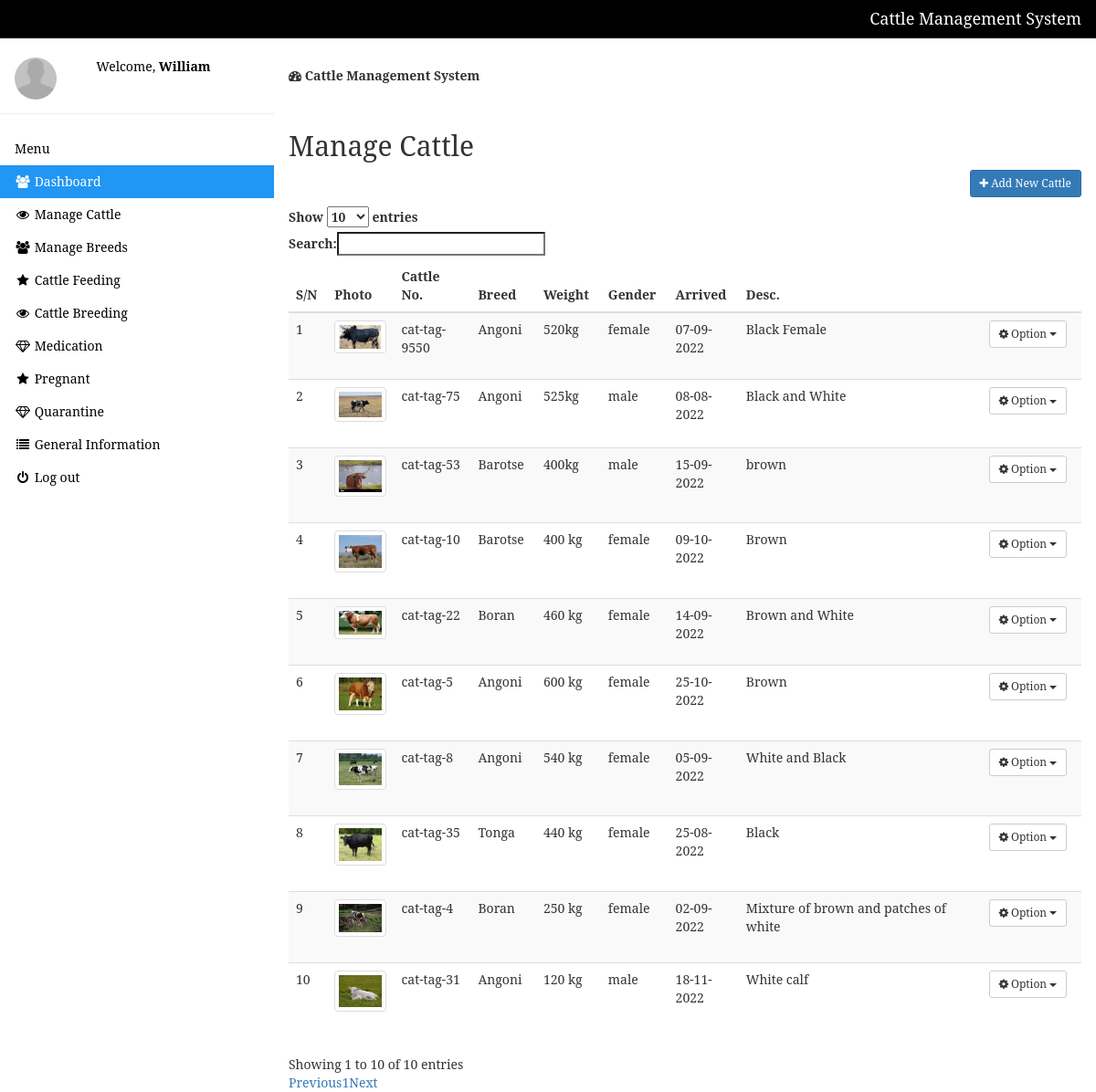
The page /manage-cattle.php (signed in) on the database its author committed.
### tables this page shows
CREATE TABLE `cattles` (
  `id` int NOT NULL,
  `cattleno` varchar(255) NOT NULL,
  `breed_id` int NOT NULL,
  `weight` varchar(10) NOT NULL,
  `img` varchar(255) NOT NULL,
  `gender` varchar(10) NOT NULL,
  `arrived` varchar(10) NOT NULL,
  `remark` text NOT NULL,
  `health_status` varchar(50) NOT NULL
);

CREATE TABLE `breed` (
  `id` int NOT NULL,
  `name` varchar(255) NOT NULL
);

### manage-cattle.php (the view, shortened to what this page needs)
<?php include 'setting/system.php'; ?>
<?php include 'theme/head.php'; ?>
<?php include 'theme/sidebar.php'; ?>
<div class="w3-main" style="margin-left:300px;margin-top:43px;">
  <header class="w3-container" style="padding-top:22px">
    <h5><b><i class="fa fa-dashboard"></i> Cattle Management System</b></h5>
  </header>
 <div class="w3-container" style="padding-top:22px">
 <div class="w3-row">
 	<h2>Manage Cattle</h2>
  <a href="add-cattle.php" class="btn btn-sm btn-primary pull-right"><i class="fa fa-plus"></i> Add New Cattle</a><br><br>
 <div class="table-responsive">
 	<table class="table table-hover table-striped" id="table">
 		<thead>
 			<tr>
 				<th>S/N</th>
        <th>Photo</th>
 				<th>Cattle No.</th>
 				<th>Breed</th>
 				<th>Weight</th>
 				<th>Gender</th>
 				<th>Arrived</th>
 				<th>Desc.</th>
        <th></th>
 			</tr>
 		</thead>
 		<tbody>
 			<?php
       $all_cattle = $db->query("SELECT * FROM cattles ORDER BY id DESC");
       $fetch = $all_cattle->fetchAll(PDO::FETCH_OBJ);
       foreach($fetch as $data){
          $get_breed = $db->query("SELECT * FROM breed WHERE id = '$data->breed_id'");
          $breed_result = $get_breed->fetchAll(PDO::FETCH_OBJ);
          foreach($breed_result as $breed){
        ?>
          <tr>
            <td><?php echo $data->id ?></td>
            <td>
              <img width="70" height="70" src="<?php echo $data->img; ?>" class="img img-responsive thumbnail">
            </td>
            <td><?php echo $data->cattleno ?></td>
            <td><?php echo $breed->name ?></td>
            <td><?php echo $data->weight ?></td>
            <td><?php echo $data->gender ?></td>
            <td><?php echo $data->arrived ?></td>
            <td><?php echo wordwrap($data->remark,300,'<br>'); ?></td>
            <td>
               <div class="dropdown">
                  <button class="btn btn-sm btn-default dropdown-toggle" type="button" data-toggle="dropdown"><i class="fa fa-cog"></i> Option
                  <span class="caret"></span></button>
                </div>
            </td>
          </tr>
      <?php
       }
      }
      ?>
 		</tbody>
 	</table>
 </div>
 </div>
</div>
</div>

### theme/head.php (shortened to what this page needs)
<!DOCTYPE html>
<html>
<head>
<link rel="stylesheet" href="./plugin/w3.css">
<link rel="stylesheet" href="./plugin/bootstrap.min.css">
<link rel="stylesheet" href="./plugin/font-awesome.min.css">
<link rel="stylesheet" type="text/css" href="https://cdn.datatables.net/1.10.16/css/dataTables.bootstrap.min.css">
<link rel="stylesheet" type="text/css" href="https://cdnjs.cloudflare.com/ajax/libs/bootstrap-datepicker/1.7.1/css/bootstrap-datepicker.min.css">
</head>
<body>

### theme/sidebar.php (shortened to what this page needs)
<div class="w3-bar w3-top w3-black w3-large" style="z-index:4">
  <span class="w3-bar-item w3-right"><?php echo NAME_; ?></span>
</div>
<nav class="w3-sidebar w3-collapse w3-white w3-animate-left" style="z-index:3;width:300px;" id="mySidebar"><br>
  <div class="w3-container w3-row">
    <div class="w3-col s4">
      <img src="theme/default_avatar.jpg" class="w3-circle w3-margin-right" style="width:46px">
    </div>
    <div class="w3-col s8 w3-bar">
      <span>Welcome, <strong><?php echo ucwords($_SESSION['user']); ?></strong></span><br>
    </div>
  </div>
  <hr>
  <div class="w3-container">
    <h5>Menu</h5>
  </div>
  <div class="w3-bar-block">
    <a href="dashboard.php" class="w3-bar-item w3-button w3-padding w3-blue"><i class="fa fa-users fa-fw"></i>  Dashboard</a>
    <a href="manage-cattle.php" class="w3-bar-item w3-button w3-padding"><i class="fa fa-eye fa-fw"></i>  Manage Cattle</a>
    <a href="manage-breed.php" class="w3-bar-item w3-button w3-padding"><i class="fa fa-users fa-fw"></i>  Manage Breeds</a>
    <a href="feeding.php" class="w3-bar-item w3-button w3-padding"><i class="fa fa-star fa-fw"></i>  Cattle Feeding</a>
    <a href="breeding.php" class="w3-bar-item w3-button w3-padding"><i class="fa fa-eye fa-fw"></i>  Cattle Breeding</a>
    <a href="medicine.php" class="w3-bar-item w3-button w3-padding"><i class="fa fa-diamond fa-fw"></i>  Medication</a>
    <a href="manage-pregnant.php" class="w3-bar-item w3-button w3-padding"><i class="fa fa-star fa-fw"></i>  Pregnant</a>
    <a href="manage-quarantine.php" class="w3-bar-item w3-button w3-padding"><i class="fa fa-diamond fa-fw"></i>  Quarantine</a>
    <a href="info.php" class="w3-bar-item w3-button w3-padding"><i class="fa fa-list fa-fw"></i>  General Information</a>
    <a href="logout.php" class="w3-bar-item w3-button w3-padding"><i class="fa fa-power-off fa-fw"></i>  Log out</a><br><br>
  </div>
</nav>

### theme/head.php (style rules this page uses)
body { font-family: 'Serif'; background-color: #FFFFFF; }

### rows shown on the page
cattles: id "10", cattleno "cat-tag-31", weight "120 kg", gender "male", arrived "18-11-2022", remark "White calf"
breed: cattles.img (picture), name "Angoni"
cattles: id "9", cattleno "cat-tag-4", weight "250 kg", gender "female", arrived "02-09-2022", remark "Mixture of brown and patches of white"
breed: cattles.img (picture), name "Boran"
cattles: id "8", cattleno "cat-tag-35", weight "440 kg", gender "female", arrived "25-08-2022", remark "Black"
breed: cattles.img (picture), name "Tonga"
cattles: id "7", cattleno "cat-tag-8", weight "540 kg", gender "female", arrived "05-09-2022", remark "White and Black"
cattles: id "6", cattleno "cat-tag-5", weight "600 kg", gender "female", arrived "25-10-2022", remark "Brown"
cattles: id "5", cattleno "cat-tag-22", weight "460 kg", gender "female", arrived "14-09-2022", remark "Brown and White"
cattles: id "4", cattleno "cat-tag-10", weight "400 kg", gender "female", arrived "09-10-2022", remark "Brown"
breed: cattles.img (picture), name "Barotse"
cattles: id "3", cattleno "cat-tag-53", weight "400kg", gender "male", arrived "15-09-2022", remark "brown"
cattles: id "2", cattleno "cat-tag-75", weight "525kg", gender "male", arrived "08-08-2022", remark "Black and White"
cattles: id "1", cattleno "cat-tag-9550", weight "520kg", gender "female", arrived "07-09-2022", remark "Black Female"

### other values the page prints
NAME_ "Cattle Management System"
$_SESSION['user'] "William"
